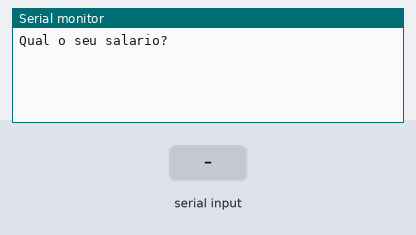
Bench run of a sketch on a simulated Arduino Uno, built with avr-gcc and run on an emulated ATmega328P. Parts: the last lines printed to the serial monitor. Inputs (shaded band) come from the test bench.

Above: at 1.2 s.
1.3 s: "90,45\n" received over Serial
At 2.2 s:
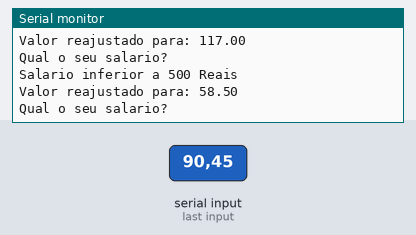
2.8 s: "30,150\n" received over Serial
At 5.1 s:
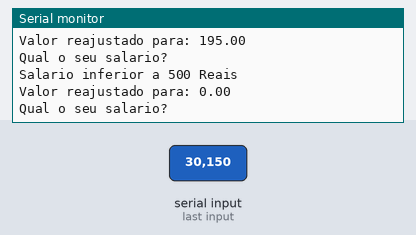
Timing chart, 0 to 6.6 s (numbered marks = the images above; inputs shaded):
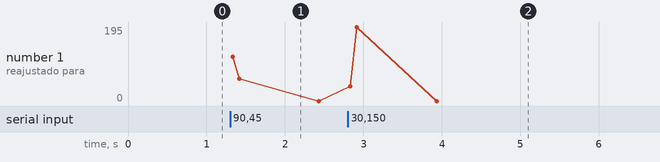

The sketch:

aula_29_reajuste_de_sal_rio_21.ino
```cpp
float salario;

void setup() {
  Serial.begin(9600);
}

void loop() {
  Serial.println("Qual o seu salario?");
  while (Serial.available()==0){}
  salario = Serial.parseFloat();

  if (salario < 500) {
    salario *= 1.3;
    Serial.print("Salario inferior a 500 Reais\nValor reajustado para: "); Serial.println(salario);
  } else {
    Serial.print("Salario: "); Serial.print(salario); Serial.println(", nao permitido reajuste");
  }
}
```

Measured:
- after the input at 1.3 s, the serial monitor: prints a new line at once (image 1)
- after the input at 2.8 s, the serial monitor: prints a new line at once (image 2)
